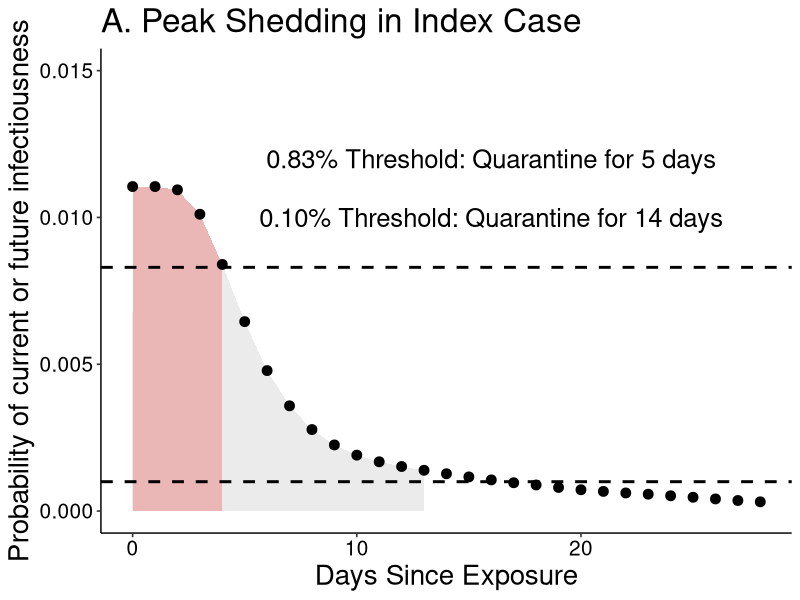
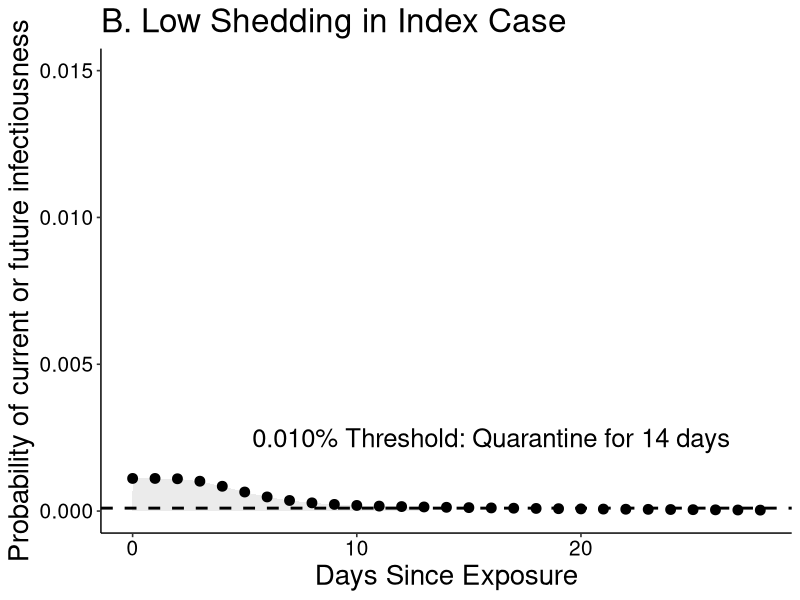
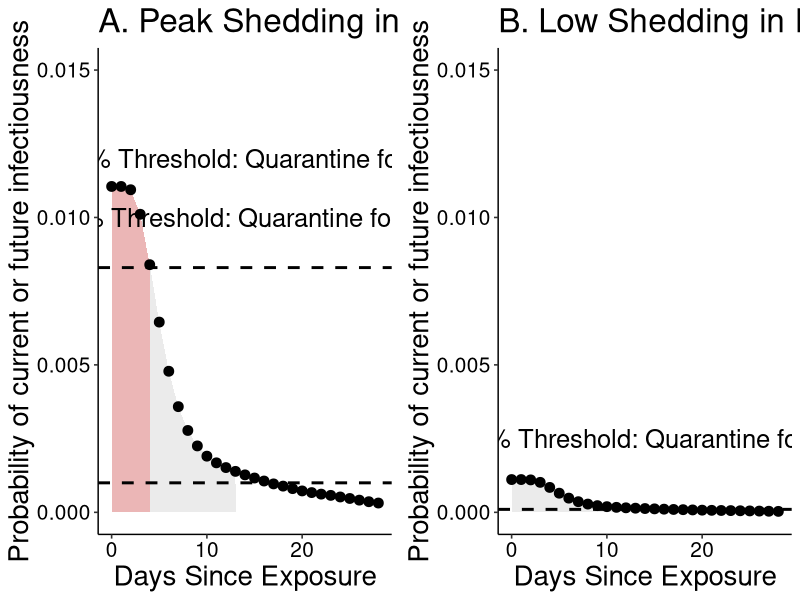
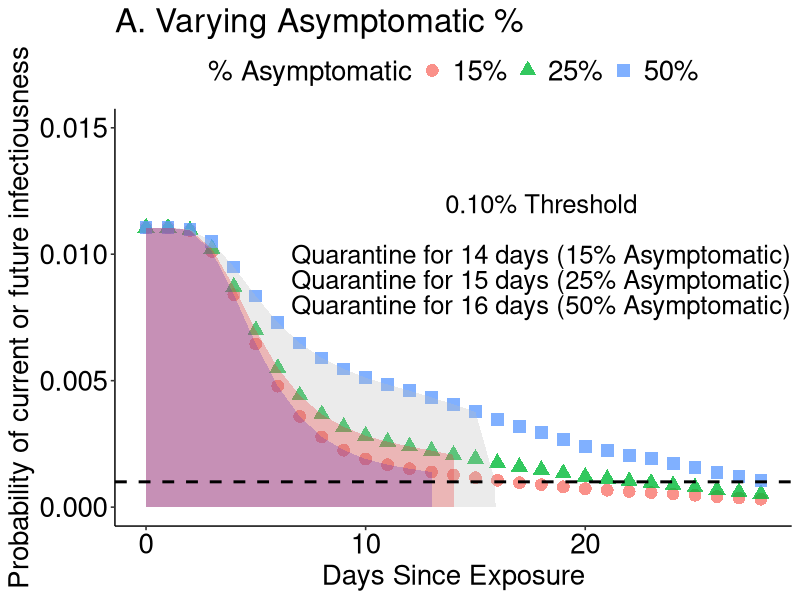
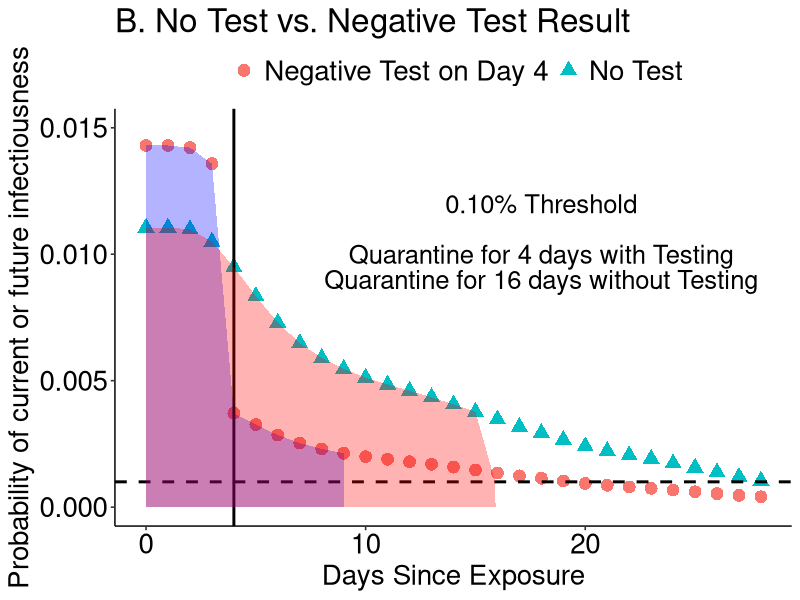
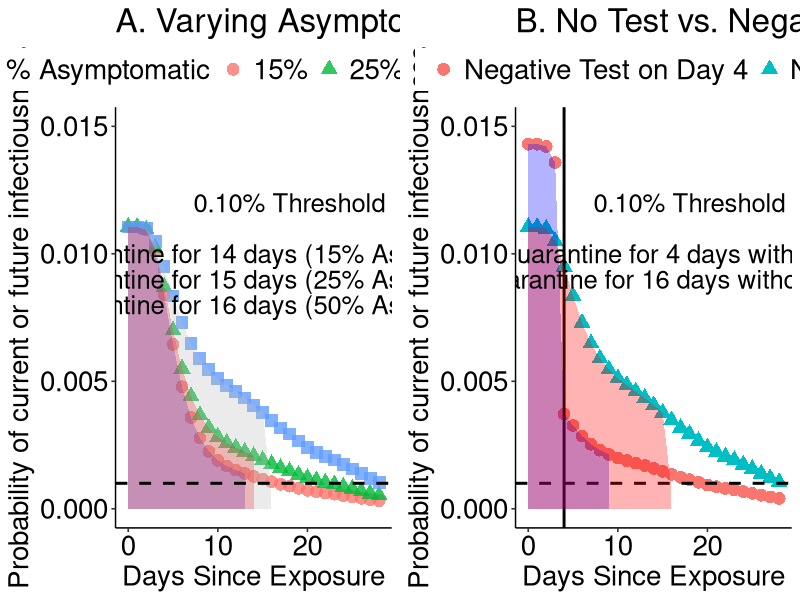

Here is the R script that generated these plots, in order:
#peak shedding in index case

#read in data from logic tables where 1st column
#is the discount on risk of getting sick under ideal testing to find
#asymptomatics as soon as they start shedding and column 2 is the
#probability that asymptomatics have finished shedding (from exposure, shedding
#starts 3 days pre what would be symptom onset)

risk.discount<-read.csv('risk_discount_data.csv')

figure2<-read.csv('figure2_data.csv')


#initial risk

lambda<-3.10E-6

weighted.sum<-35.85

#highest risk individual 15 min close contact
high<-1-exp(-lambda*(weighted.sum*1e2)) #high shedder: 1 x 10^2

#lowest risk individual, 15 min close contact
low<-1-exp(-lambda*(weighted.sum*1e1)) #low shedder: 1 x 10^1

risk.start<-c(high,low)

#fraction expected to be asymptomatic
fraction.asymptomatic<-c(0.15,0.25,0.50)

for (j in 1:length(risk.start)){
  
  for (i in 1:length(fraction.asymptomatic)){
    
    combined.discount<-1-(1-fraction.asymptomatic[i])*(1-risk.discount$discount)-fraction.asymptomatic[i]*risk.discount$asymp
    
    risks<-risk.start[j]*combined.discount
    days<-1:length(risks)
    
    if (i==1 & j==1){
      frame<-data.frame(risks=risks,days=days,risk.start=risk.start[j],fraction.asymptomatic=fraction.asymptomatic[i])
    }else{
      frametemp<-data.frame(risks=risks,days=days,risk.start=risk.start[j],fraction.asymptomatic=fraction.asymptomatic[i])
      frame<-rbind(frame,frametemp)
    }
  }
}

frame$days<-frame$days-1

require(ggplot2)
require(ggpubr)

subframe<-frame[frame$fraction.asymptomatic==0.15,]


#------------------------------------- figure 1 ------------------------------------------------------------

subframe1<-subframe[subframe$risk.start==high & subframe$days<=4,]
#tempframe<-data.frame(risks=0.001,days=6.85,risk.start=high,fraction.asymptomatic=0.15,quarantine1=FALSE,quarantine2=FALSE)
#subframe1<-rbind(subframe1,tempframe)
subframe3<-subframe[subframe$risk.start==high & subframe$days<=13,]
A<-ggplot(subframe[subframe$risk.start==high,],aes(x=days,y=risks))+
  geom_area(data=subframe1,aes(x = ifelse(days<=4 , days, 0)),fill="red",alpha=0.3)+
  geom_area(data=subframe3,aes(x = ifelse(days<=13 , days, 0)),fill="grey",alpha=0.3)+
  geom_point(size=3)+
  geom_hline(yintercept=8.3e-03,linetype="dashed",size=1)+
  geom_hline(yintercept=1.0e-03,linetype="dashed",size=1)+
  scale_colour_discrete(name="Scenario",labels=c("Peak Shedding in Index Case","Low Shedding in Index Case"))+
  scale_x_continuous(name="Days Since Exposure")+
  scale_y_continuous(name="Probability of current or future infectiousness",limits = c(0, 0.015))+
  annotate("text",x=16,y=0.012,label="0.83% Threshold: Quarantine for 5 days",size=6.5)+
  annotate("text",x=16,y=0.010,label="0.10% Threshold: Quarantine for 14 days",size=6.5)+
  theme_pubr()+theme(axis.title.x = element_text(size=20),axis.title.y = element_text(size=20),title = element_text(size=20),
                     axis.text=element_text(size=15))+
  ggtitle("A. Peak Shedding in Index Case")
A

subframe5<-subframe[subframe$risk.start==low & subframe$days<=13,]
B<-ggplot(subframe[subframe$risk.start==low,],aes(x=days,y=risks))+
  geom_area(data=subframe5,aes(x = ifelse(days<=13 , days, 0)),fill="grey",alpha=0.3)+
  geom_point(size=3)+
  geom_hline(yintercept=1.0e-04,linetype="dashed",size=1)+
  scale_colour_discrete(name="Scenario",labels=c("Peak Shedding in Index Case","Low Shedding in Index Case"))+
  scale_x_continuous(name="Days Since Exposure")+
  scale_y_continuous(name="Probability of current or future infectiousness",limits = c(0, 0.015))+
  annotate("text",x=16,y=0.0025,label="0.010% Threshold: Quarantine for 14 days",size=6.5)+
  theme_pubr()+theme(axis.title.x = element_text(size=20),axis.title.y = element_text(size=20),title=element_text(size=20),
                     axis.text=element_text(size=15))+
  ggtitle("B. Low Shedding in Index Case")
B
windows()
ggarrange(A,B)



#------------------------------------ figure 2 -------------------------------------------------------------

subframe6<-frame[frame$risk.start==high & frame$days<=14 & frame$fraction.asymptomatic==0.25,]

subframe7<-frame[frame$risk.start==high & frame$days<=15 & frame$fraction.asymptomatic==0.5,]
subframe7temp<-data.frame(risks=1e-3,days=15.9,risk.start=high,fraction.asymptomatic=0.5)
subframe7<-rbind(subframe7,subframe7temp)


A.2<-ggplot(frame[frame$risk.start==high,],aes(x=days,y=risks))+
  geom_point(aes(shape=as.character(fraction.asymptomatic),colour=as.character(fraction.asymptomatic)),size=4,alpha=0.8)+
  geom_area(data=subframe3,aes(x = ifelse(days<=13 , days, 0)),fill="blue",alpha=0.3)+
  geom_area(data=subframe6,aes(x = ifelse(days<=14 , days, 0)),fill="red",alpha=0.3)+
  geom_area(data=subframe7,aes(x = ifelse(days<=15.9 , days, 0)),fill="grey",alpha=0.3)+
  scale_shape_discrete(name="% Asymptomatic",labels=c("15%", "25%", "50%"))+
  scale_colour_discrete(name="% Asymptomatic",labels=c("15%", "25%", "50%"))+
  scale_x_continuous(name="Days Since Exposure")+
  scale_y_continuous(name="Probability of current or future infectiousness",limits = c(0, 0.015))+
  geom_hline(yintercept=1e-03,linetype="dashed",size=1)+
  annotate("text",x=18,y=0.012,label="0.10% Threshold",size=6.5)+
  annotate("text",x=18,y=0.010,label="Quarantine for 14 days (15% Asymptomatic)",size=6.5)+
  annotate("text",x=18,y=0.009,label="Quarantine for 15 days (25% Asymptomatic)",size=6.5)+
  annotate("text",x=18,y=0.008,label="Quarantine for 16 days (50% Asymptomatic)",size=6.5)+
  theme_pubr()+theme(axis.title.x = element_text(size=20),axis.title.y = element_text(size=20),
                     legend.text = element_text(size=20), legend.title=element_text(size=20),
                     axis.text=element_text(size=20),title=element_text(size=20))+
  ggtitle("A. Varying Asymptomatic %")

windows()
A.2

#negative test scenario
days<-c(frame$days[frame$risk.start==high & frame$fraction.asymptomatic==0.5],figure2$Days)
risks<-c(frame$risks[frame$risk.start==high & frame$fraction.asymptomatic==0.5],figure2$Risktest)
type<-c(rep("No test",length(frame$days[frame$risk.start==high & frame$fraction.asymptomatic==0.5])),
        rep("Negative Test Result",length(figure2$Days)))
frame2<-data.frame(days=days,risks=risks,type=type)


subframe8<-frame2[frame2$type=="Negative Test Result" & frame2$days<=9,]

B.2<-ggplot(data=frame2)+geom_point(aes(x=days,y=risks,group=type,colour=type,shape=type),size=4)+
    geom_hline(yintercept=1e-03,linetype="dashed",size=1)+
    geom_vline(xintercept=4,linetype="solid",size=1)+
    geom_area(data=subframe8,aes(x = ifelse(days<=9 , days, 0),y=risks),fill="blue",alpha=0.3)+
    geom_area(data=subframe7,aes(x = ifelse(days<=15.9 , days, 0),y=risks),fill="red",alpha=0.3)+
    theme_pubr()+theme(axis.title.x = element_text(size=20),axis.title.y = element_text(size=20),
                   legend.text = element_text(size=20), legend.title=element_text(size=20),
                   axis.text=element_text(size=20),title=element_text(size=20))+
    annotate("text",x=18,y=0.012,label="0.10% Threshold",size=6.5)+
    annotate("text",x=18,y=0.010,label="Quarantine for 4 days with Testing",size=6.5)+
    annotate("text",x=18,y=0.009,label="Quarantine for 16 days without Testing",size=6.5)+
    scale_colour_discrete(name="",labels=c("Negative Test on Day 4","No Test"))+
    scale_shape_discrete(name="",labels=c("Negative Test on Day 4","No Test"))+
    scale_x_continuous(name="Days Since Exposure")+
    scale_y_continuous(name="Probability of current or future infectiousness",limits = c(0, 0.015))+
    ggtitle("B. No Test vs. Negative Test Result")


windows()
B.2

windows()
ggarrange(A.2,B.2)
